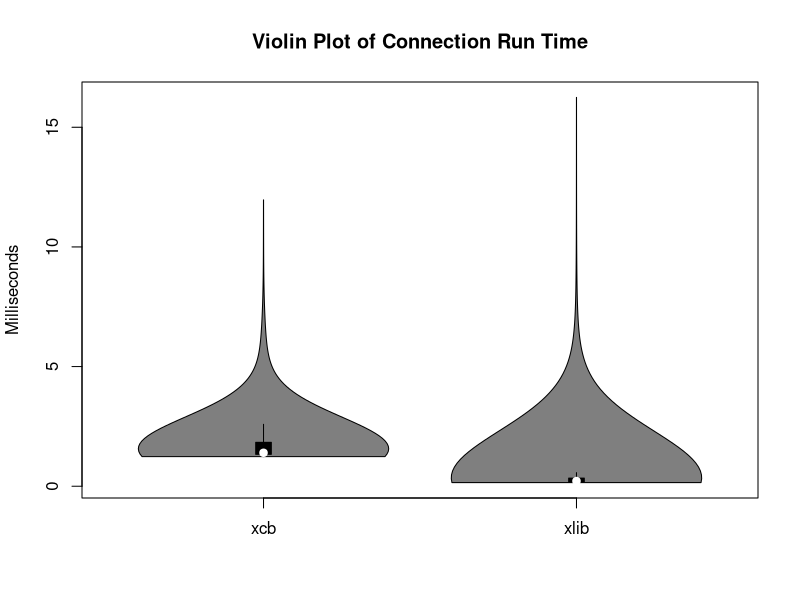
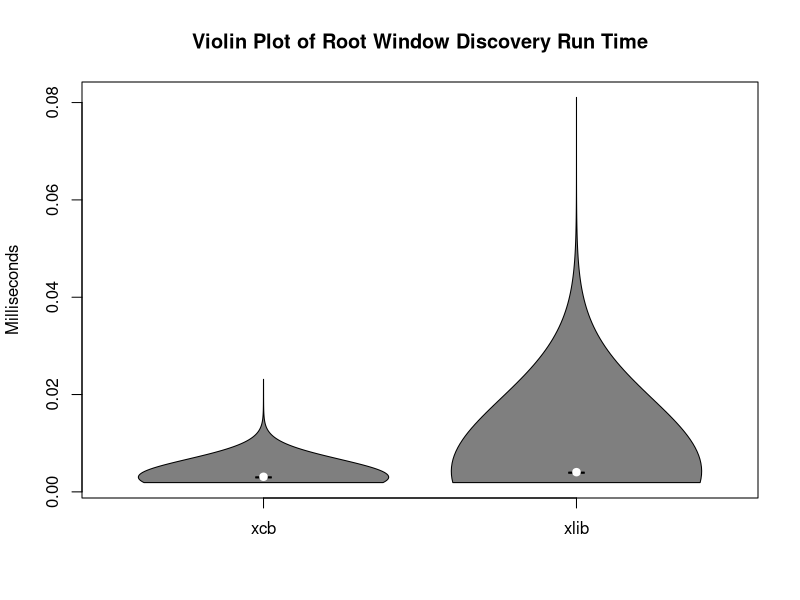
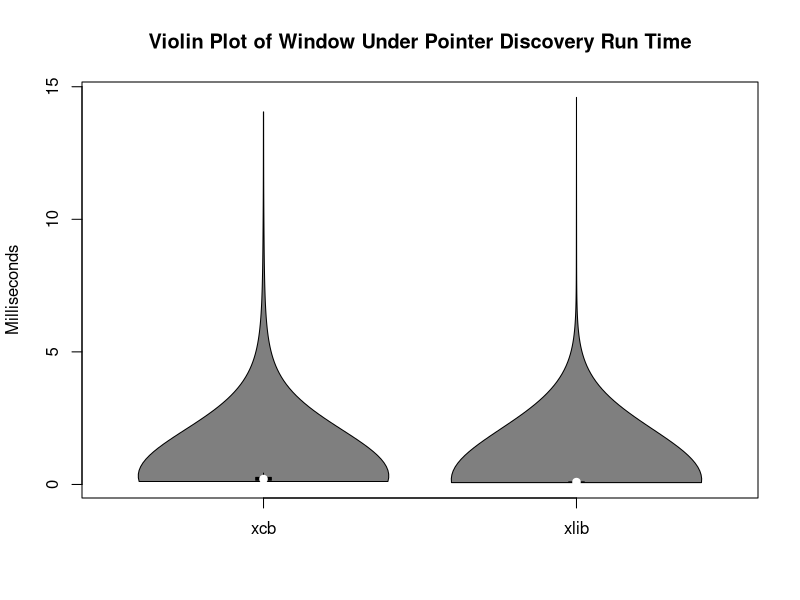
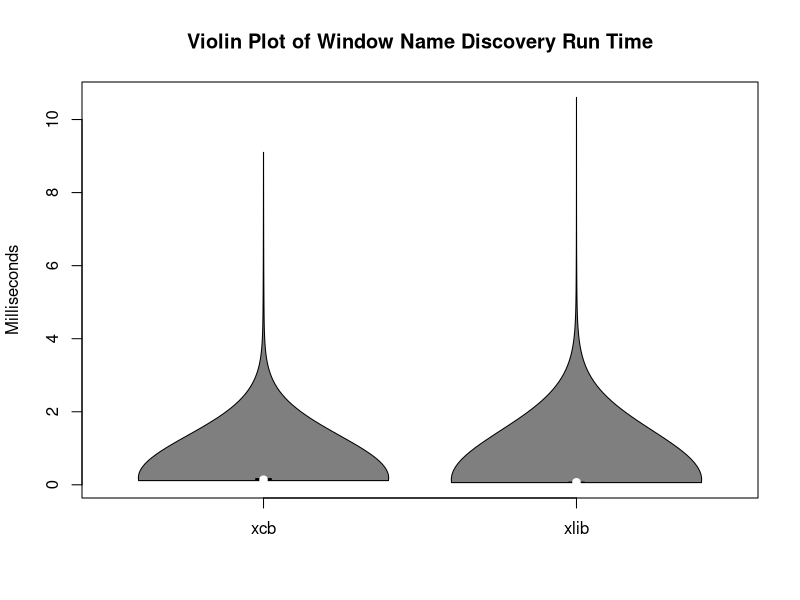
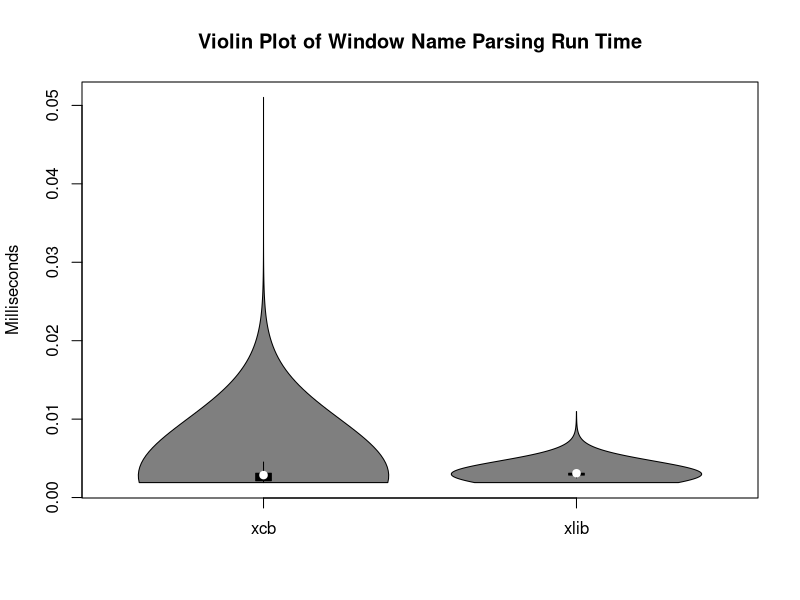
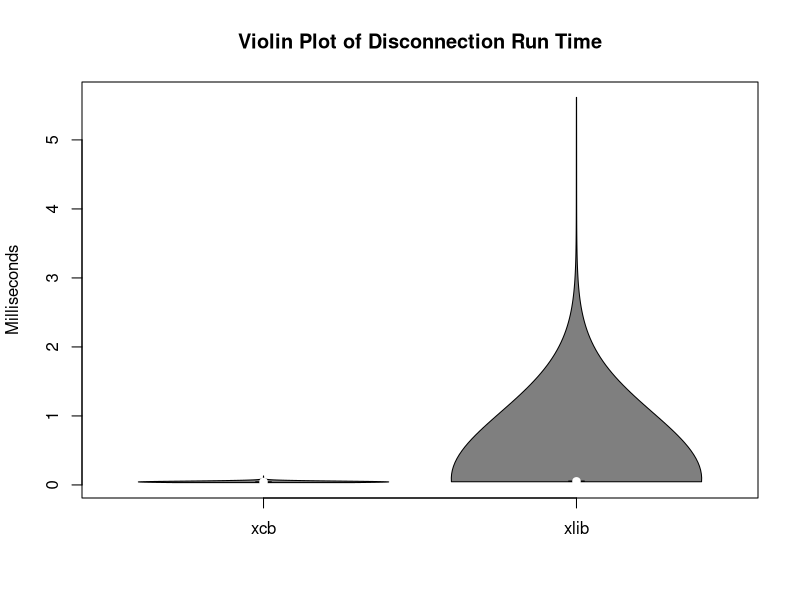
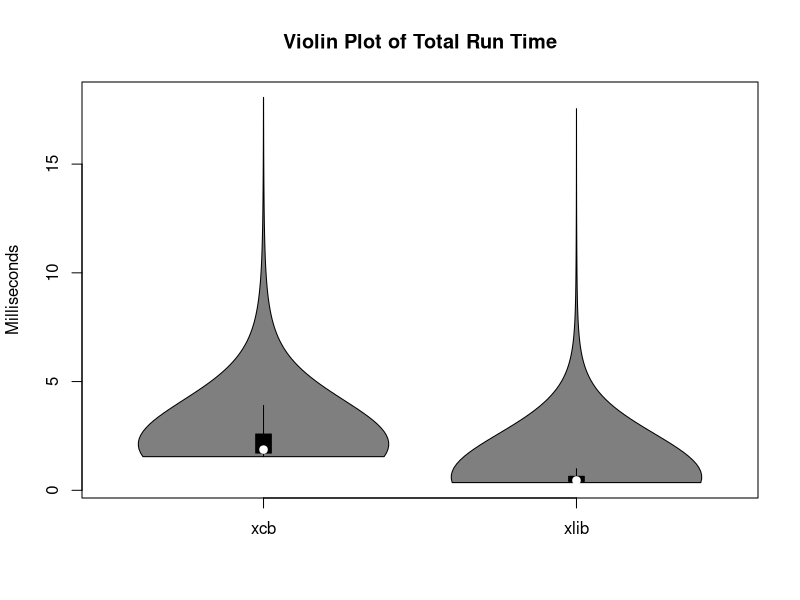

Generate these figures, in order, with R: (Note: this script raises an error after producing the figures.)
library(readr)
library(vioplot)
library(dplyr)
results <-
  read_csv(
    "./results.csv"
  )
#View(results)
#median(xcb_results$time)
#median(xlib_results$time)
xcb_results = dplyr::filter(results, library == "xcb")
xlib_results = dplyr::filter(results, library == "xlib")

gather_basics = 1000 * (xcb_results$gather_basics - xcb_results$start)
root_window = 1000 * (xcb_results$root_window - xcb_results$gather_basics)
recursion = 1000 * (xcb_results$recursion - xcb_results$root_window)
get_names = 1000 * (xcb_results$get_names - xcb_results$recursion)
parse_names = 1000 * (xcb_results$parse_names - xcb_results$get_names)
exit = 1000 * (xcb_results$exit - xcb_results$parse_names)
total = 1000 * (xcb_results$exit - xcb_results$start)

xcb_time = data.frame(gather_basics,
                      root_window,
                      recursion,
                      get_names,
                      parse_names,
                      exit,
                      total)

gather_basics = 1000 * (xlib_results$gather_basics - xlib_results$start)
root_window = 1000 * (xlib_results$root_window - xlib_results$gather_basics)
recursion = 1000 * (xlib_results$recursion - xlib_results$root_window)
get_names = 1000 * (xlib_results$get_names - xlib_results$recursion)
parse_names = 1000 * (xlib_results$parse_names - xlib_results$get_names)
exit = 1000 * (xlib_results$exit - xlib_results$parse_names)
total = 1000 * (xlib_results$exit - xlib_results$start)

xlib_time = data.frame(gather_basics,
                       root_window,
                       recursion,
                       get_names,
                       parse_names,
                       exit,
                       total)

png(
  filename = "output/violin/gather_basics.png",
  units = "px",
  width = 1000,
  height = 500,
  pointsize = 12,
  res = 96
)
vioplot(xcb_time$gather_basics,
        xlib_time$gather_basics,
        names = c('xcb', 'xlib'))
title('Violin Plot of Connection Run Time', ylab = 'Milliseconds')
dev.off()

png(
  filename = "output/violin/root_window.png",
  units = "px",
  width = 1000,
  height = 500,
  pointsize = 12,
  res = 96
)
vioplot(xcb_time$root_window,
        xlib_time$root_window,
        names = c('xcb', 'xlib'))
title('Violin Plot of Root Window Discovery Run Time', ylab = 'Milliseconds')
dev.off()

png(
  filename = "output/violin/recursion.png",
  units = "px",
  width = 1000,
  height = 500,
  pointsize = 12,
  res = 96
)
vioplot(xcb_time$recursion,
        xlib_time$recursion,
        names = c('xcb', 'xlib'))
title('Violin Plot of Window Under Pointer Discovery Run Time', ylab = 'Milliseconds')
dev.off()

png(
  filename = "output/violin/get_names.png",
  units = "px",
  width = 1000,
  height = 500,
  pointsize = 12,
  res = 96
)
vioplot(xcb_time$get_names,
        xlib_time$get_names,
        names = c('xcb', 'xlib'))
title('Violin Plot of Window Name Discovery Run Time', ylab = 'Milliseconds')
dev.off()

png(
  filename = "output/violin/parse_names.png",
  units = "px",
  width = 1000,
  height = 500,
  pointsize = 12,
  res = 96
)
vioplot(xcb_time$parse_names,
        xlib_time$parse_names,
        names = c('xcb', 'xlib'))
title('Violin Plot of Window Name Parsing Run Time', ylab = 'Milliseconds')
dev.off()

png(
  filename = "output/violin/exit.png",
  units = "px",
  width = 1000,
  height = 500,
  pointsize = 12,
  res = 96
)
vioplot(xcb_time$exit,
        xlib_time$exit,
        names = c('xcb', 'xlib'))
title('Violin Plot of Disconnection Run Time', ylab = 'Milliseconds')
dev.off()

png(
  filename = "output/violin/total.png",
  units = "px",
  width = 1000,
  height = 500,
  pointsize = 12,
  res = 96
)
vioplot(xcb_time$total,
        xlib_time$total,
        names = c('xcb', 'xlib'))
title('Violin Plot of Total Run Time', ylab = 'Milliseconds')
dev.off()

windows = sort(unique(results$window))
root_plot = data.frame(x = results$root_x,
                       y = results$root_y,
                       window = results$window)
p6 = ggplot(root_plot,
            aes(
              x = x,
              y = y,
              colour = window,
              stroke = 0
            )) +
  geom_point() +
  scale_y_reverse() +
  scale_x_continuous(position = 'top') +
  guides(colour = FALSE) +
  theme_bw()
p6
ggsave(
  'output/clicks.png',
  plot = last_plot(),
  scale = 1,
  width = 30,
  height = 20,
  units = 'cm',
  dpi = 100
)
